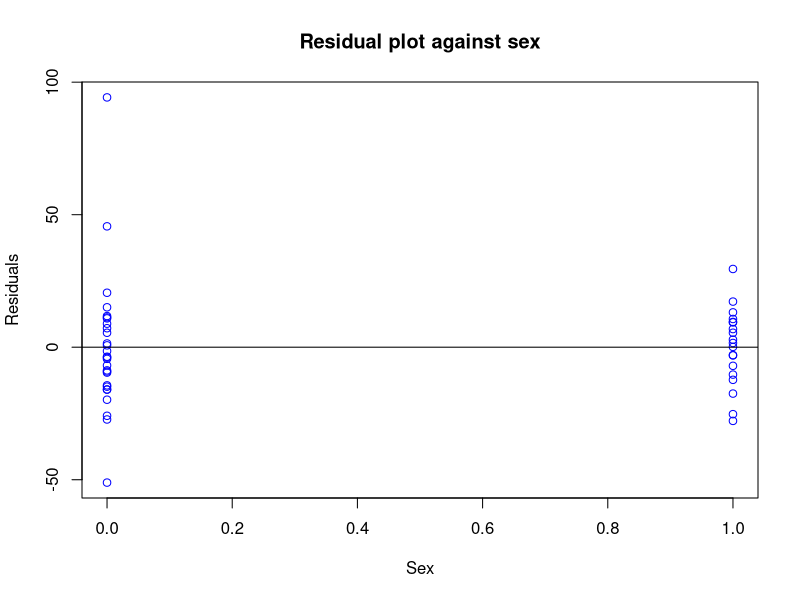
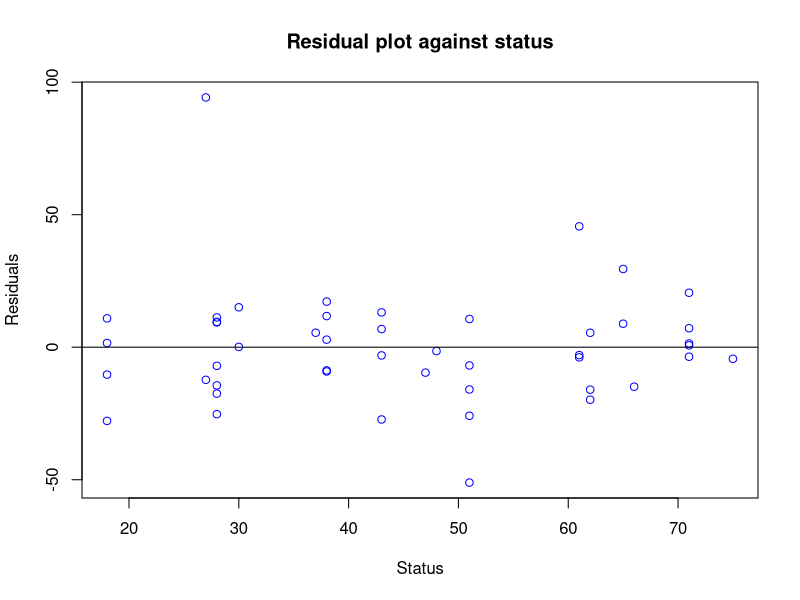
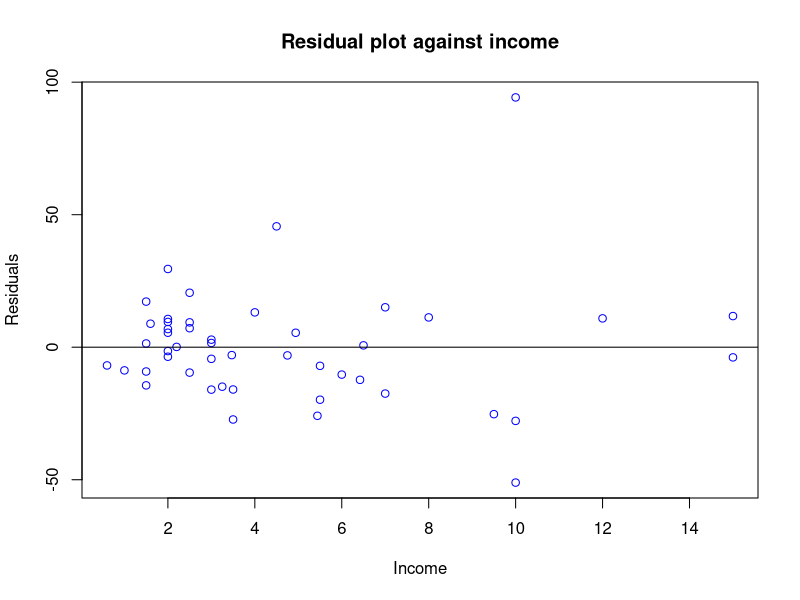
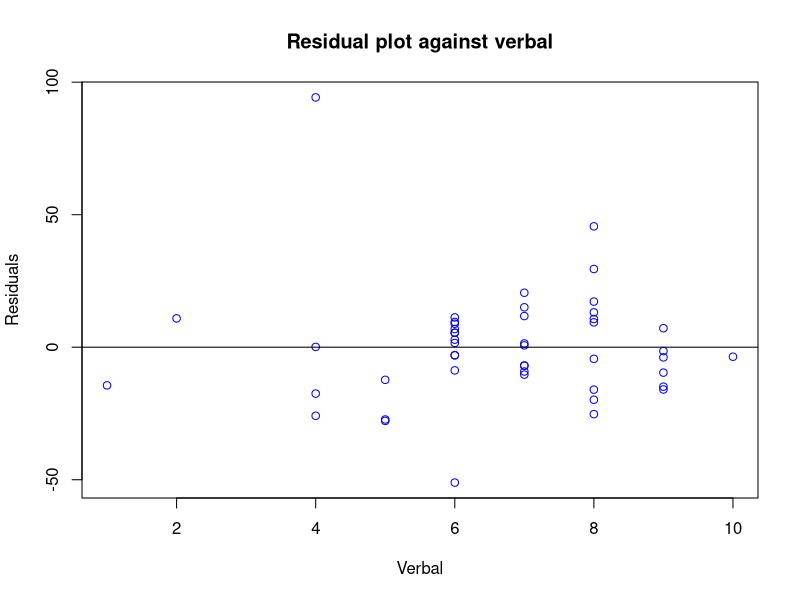
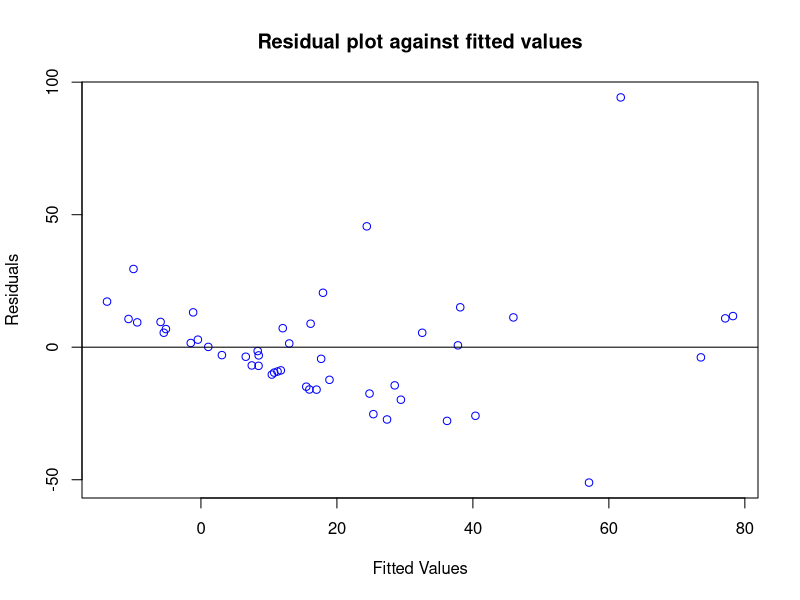
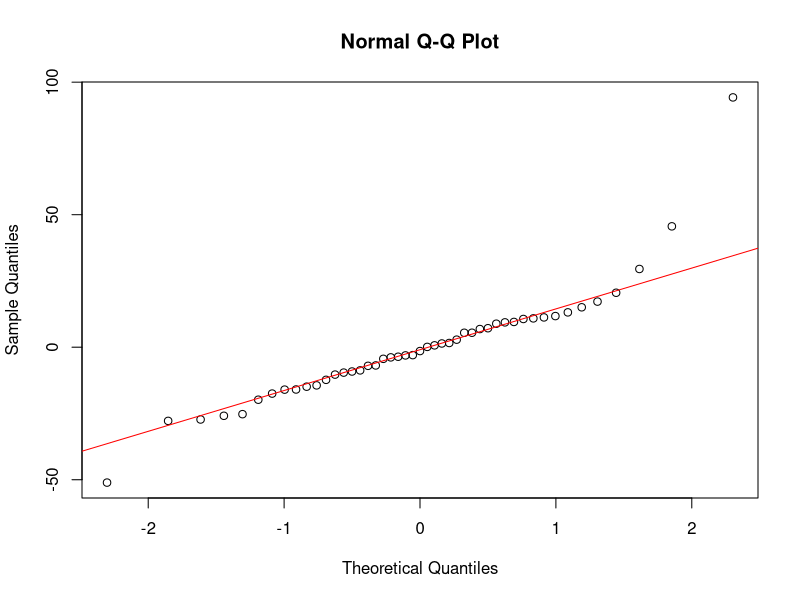

These charts were generated, in order, by the following R code: (Note: this script raises an error after producing the figures.)
## ---- chunk 1
library(MASS) # Contains function boxcox
setwd('/home/noble_mannu/Documents/PhD/First/STAT_2131_Applied_Statistical_Methods_I/HW9')
## ---- chunk 2
Data.a <- read.table('Gambling.txt', header = TRUE)
linMod.a <- lm(gamble ~ ., data = Data.a)
summary(linMod.a)
## ---- chunk 3
plot(Data.a$sex, resid(linMod.a), xlab = "Sex", ylab = "Residuals", 
     main = 'Residual plot against sex', col = 'blue')
abline(a=0, b=0)
## ---- chunk 4
plot(Data.a$status, resid(linMod.a), xlab = "Status", ylab = "Residuals", 
     main = 'Residual plot against status', col = 'blue')
abline(a=0, b=0)
## ---- chunk 5
plot(Data.a$income, resid(linMod.a), xlab = "Income", ylab = "Residuals", 
     main = 'Residual plot against income', col = 'blue')
abline(a=0, b=0)
## ---- chunk 6
plot(Data.a$verbal, resid(linMod.a), xlab = "Verbal", ylab = "Residuals", 
     main = 'Residual plot against verbal', col = 'blue')
abline(a=0, b=0)
## ---- chunk 7
plot(linMod.a$fitted.values, resid(linMod.a), xlab = "Fitted Values", 
     ylab = "Residuals", main = 'Residual plot against fitted values', 
     col = 'blue')
abline(a=0, b=0)
## ---- chunk 8
qqnorm(residuals(linMod.a)) 
qqline(residuals(linMod.a), col="red")
## ---- chunk 9
Data.b <- data.frame(Data.a) # We make a copy of the original data
Data.b$gamble <- Data.b$gamble + 10^(-8) # We add 10^{-8} to column gamble
linMod.b <- lm(gamble ~ ., data = Data.b) # We run the regression model
summary(linMod.b) # To display the summary of the model
## ---- chunk 10
boxcox.b <- boxcox(linMod.b, plotit = T)  # Run boxcox()
argmax.b <- which.max(boxcox.b$y) # We get the index for argmax(log-likelihood)
lambda.b <- boxcox.b$x[argmax.b] # We get the value for the argmax
## ---- chunk 11
lambda.b
## ---- chunk 12
lambda.b.1 <- 0.25 # We'll use the value suggested by the instructor
## ---- chunk 13
Y.tilde.b <- (Data.b$gamble^lambda.b.1 - 1)/lambda.b.1 # We transform Y
# Run regression with Y_tilde as response
linMod.b.2 <- lm(Y.tilde.b ~ sex+status+income+verbal, data = Data.b)
summary(linMod.b.2)
## ---- chunk 14
plot(Y.tilde.b, linMod.b.2$residuals, xlab="Y_tilde", 
     ylab="Box-Cox residuals")
## ---- chunk 15
plot(linMod.b.2$fitted.values, linMod.b.2$residuals, xlab="Fitted values", 
     ylab="Box-Cox residuals")
## ---- chunk 16
qqnorm(residuals(linMod.b.2)) 
qqline(residuals(linMod.b.2), col="red")
## ---- chunk 17
intercept <- rep(1, length(Data.b$gamble)) # We create the 1 vector
predictors <- data.matrix(Data.b[,1:4]) # We obtain the columns for the predictors
X <- cbind(intercept,predictors) # We create the X matrix
H <- X %*% solve(t(X) %*% X) %*% t(X) # We create the hat matrix H
## ---- chunk 18
lev_scores <- diag(H) # We obtain the leverage scores
hist(lev_scores)
## ---- chunk 19
# Here we compute the mean leverage h_bar
p <- 5
n <- length(Data.b$gamble)
mean_lev <- p/n
outliers <- which(lev_scores > 2 * mean_lev)
outliers
## ---- chunk 20
# Here we create a dataset dropping the large leverage points
Data.c <- data.frame(Data.b[-c(31,33,35,42),])
# We regress gamble onto the other variables
linMod.c.1 <- lm(gamble ~ . , data = Data.c)
boxcox.c <- boxcox(linMod.c.1, plotit = T) # Run boxcox() again
## ---- chunk 21
argmax.c <- which.max(boxcox.c$y) # We get the index for argmax(log-likelihood)
lambda.c <- boxcox.c$x[argmax.c] # We get the value for the argmax
lambda.c
## ---- chunk 22
# We obtain Y_tilde once again
Y.tilde.c <- (Data.c$gamble^lambda.c - 1)/lambda.c
linMod.c.2 <- lm(Y.tilde.c ~ sex+status+income+verbal, data = Data.c)
summary(linMod.c.2)
## ---- chunk 23
summary(linMod.b.2)
## ---- chunk 24
dis.b <- cooks.distance(linMod.b.2) # Retrieve the cook's distance for all points
cut.b <- qf(.50, df1 = 5, df2 = 47-5)
inf.b <- which(dis.b > cut.b)
## ---- chunk 25
dis.c <- cooks.distance(linMod.c.2) # Retrieve the cook's distance for all points
cut.c <- qf(.50, df1 = 5, df2 = 43-5)
inf.c <- which(dis.b > cut.b)
